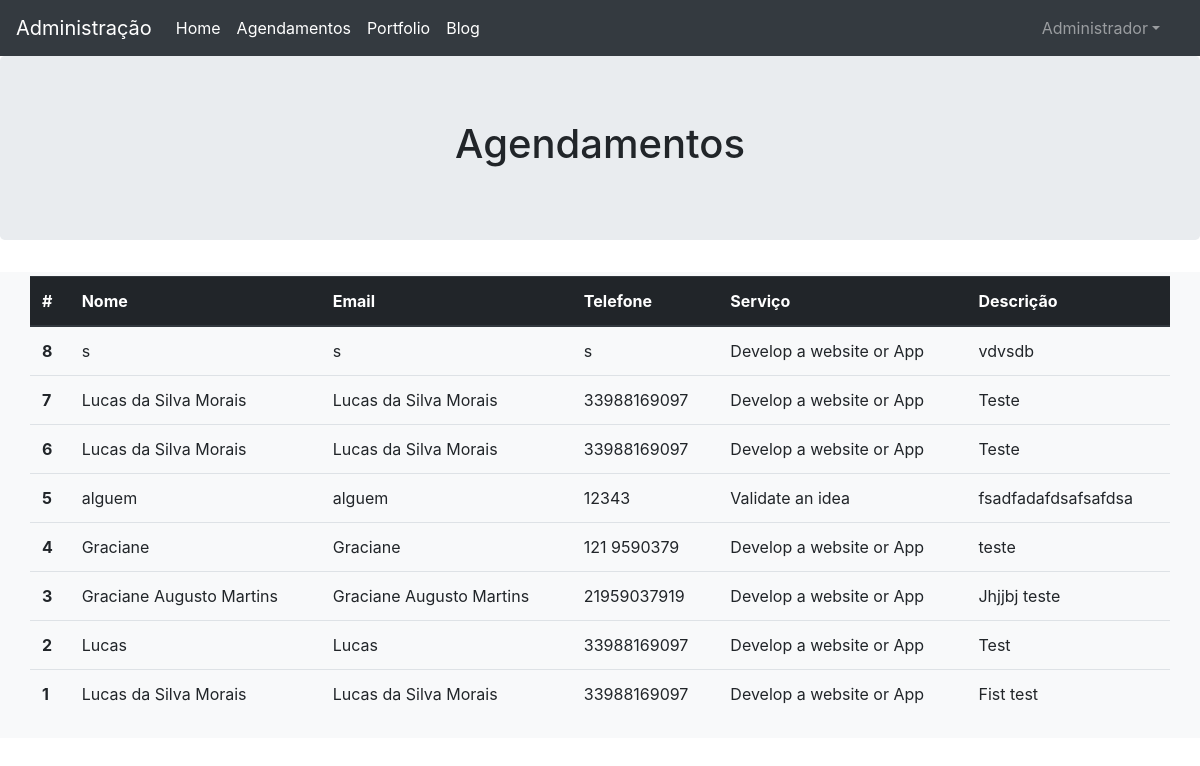
Page /admin/agendamentos.php (signed in) on the committed database.
### tables this page shows
CREATE TABLE `book_call` (
  `id` int(11) NOT NULL,
  `service` varchar(250) NOT NULL,
  `description` text NOT NULL,
  `client_name` varchar(250) NOT NULL,
  `client_email` varchar(250) NOT NULL,
  `client_phone` varchar(250) NOT NULL,
  `created_at` timestamp NOT NULL DEFAULT current_timestamp()
);

### admin/agendamentos.php (the view, shortened to what this page needs)
<?php include_once "components/header.php"; ?>
<main role="main">
  <section class="jumbotron text-center">
    <div class="container">
      <h1 class="jumbotron-heading">Agendamentos</h1>
    </div>
  </section>
  <div class="album py-1 bg-light">
    <div class="container">
      <div class="row">
      <table class="table">
        <thead class="thead-dark">
            <tr>
            <th scope="col">#</th>
            <th scope="col">Nome</th>
            <th scope="col">Email</th>
            <th scope="col">Telefone</th>
            <th scope="col">Serviço</th>
            <th scope="col">Descrição</th>
            </tr>
        </thead>
        <tbody>
        <?php
        $sql = $pdo->prepare('SELECT * FROM `book_call` ORDER BY `id` DESC');
        $sql->execute();
        while($ln = $sql->fetchObject()){
        ?>
            <tr>
                <th scope="row"><?php echo $ln->id; ?></th>
                <td><?php echo $ln->client_name; ?></td>
                <td><?php echo $ln->client_email; ?></td>
                <td><?php echo $ln->client_phone; ?></td>
                <td><?php echo $ln->service; ?></td>
                <td><?php echo $ln->description; ?></td>
            </tr>
        <?php
        }
        ?>
            </tbody>
        </table>
      </div>
    </div>
  </div>
</main>
</body>
</html>

### rows in the picture
book_call: id "8", client_name "s", client_email "s", client_phone "s", service "Develop a website or App", description "vdvsdb"
book_call: id "7", client_name "Lucas da Silva Morais", client_email "Lucas da Silva Morais", client_phone "33988169097", service "Develop a website or App", description "Teste"
book_call: id "6", client_name "Lucas da Silva Morais", client_email "Lucas da Silva Morais", client_phone "33988169097", service "Develop a website or App", description "Teste"
book_call: id "5", client_name "alguem", client_email "alguem", client_phone "12343", service "Validate an idea", description "fsadfadafdsafsafdsa"
book_call: id "4", client_name "Graciane", client_email "Graciane", client_phone "121 9590379", service "Develop a website or App", description "teste"
book_call: id "3", client_name "Graciane Augusto Martins", client_email "Graciane Augusto Martins", client_phone "21959037919", service "Develop a website or App", description "Jhjjbj teste"
book_call: id "2", client_name "Lucas", client_email "Lucas", client_phone "33988169097", service "Develop a website or App", description "Test"
book_call: id "1", client_name "Lucas da Silva Morais", client_email "Lucas da Silva Morais", client_phone "33988169097", service "Develop a website or App", description "Fist test"

### other values in the picture
$_SESSION['logged_name'] "Administrador"
